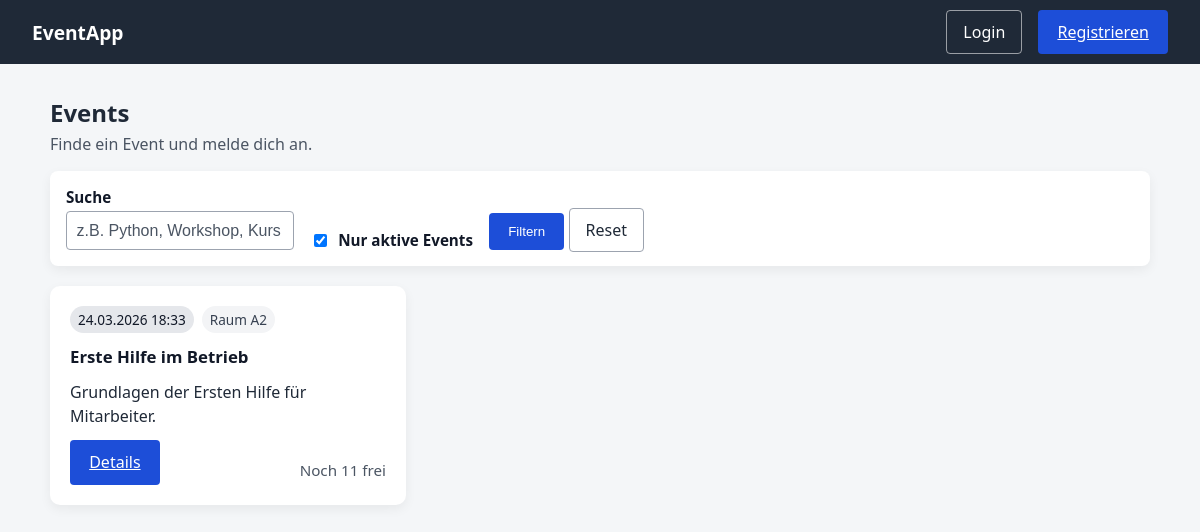
The app's page /, older data.
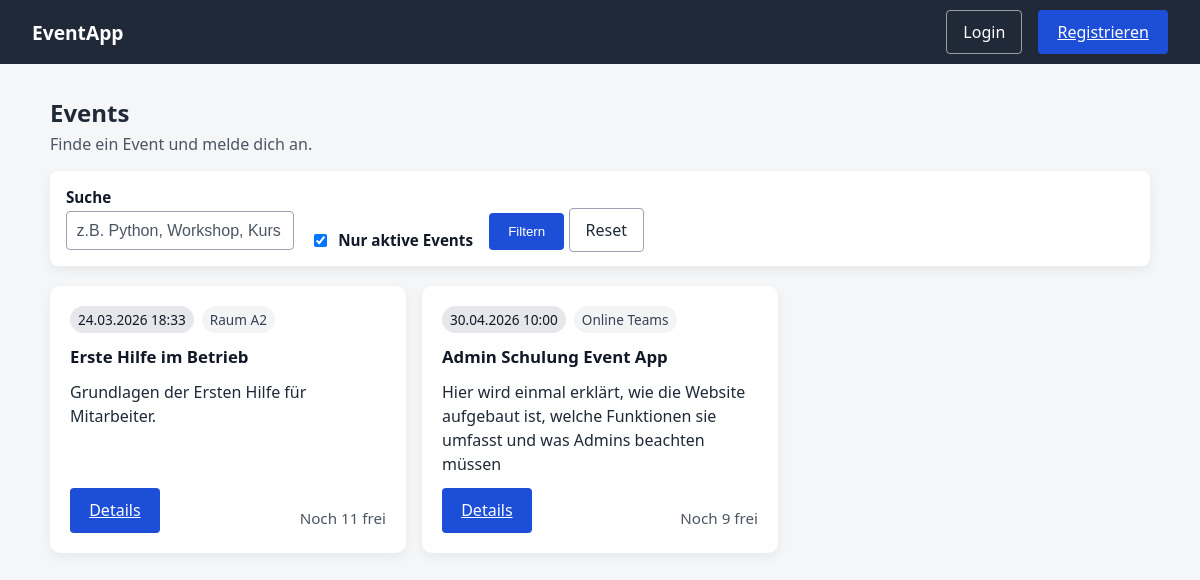
The same page, newer data.
### app/models.py (models this page shows)
class Event(Base):
    __tablename__ = "events"
    id = Column(Integer, primary_key=True)
    title = Column(String, nullable=False)
    description = Column(String)
    starts_at = Column(DateTime)
    ends_at = Column(DateTime)
    location = Column(String)
    max_participants = Column(Integer, default=0)
    is_active = Column(Boolean, default=True)
    created_at = Column(DateTime, default=datetime.utcnow)
    bookings = relationship("Booking", back_populates="event")

### app/routers/web/pages.py (the view)
@router.get("/", response_class=HTMLResponse)
def home(
    request: Request,
    q: Optional[str] = None,
    active: int = 1,
    db: Session = Depends(get_db),
    user = Depends(get_current_user_optional),
):
    events, free_map = event_service.get_events_for_homepage(db=db, q=q, active=active)
    return templates.TemplateResponse(
    "home.html",
    {
        "request": request,
        "events": events,
        "free_map": free_map,
        "q": q or "",
        "active": active,
        "user": user
    }
)

### templates/home.html
{% extends "base.html" %} {% block title %}Events{% endblock %} {% block content
%}
<div class="container-wide">
  <section class="page-header">
    <div>
      <h1>Events</h1>
      <p class="muted">Finde ein Event und melde dich an.</p>
    </div>
  </section>
  <form
    class="filter-bar"
    method="get"
    role="search"
    aria-label="Events filtern"
  >
    <div class="filter-row">
      <div class="filter-item">
        <label for="q">Suche</label>
        <input
          id="q"
          name="q"
          type="text"
          value="{{ q }}"
          placeholder="z.B. Python, Workshop, Kurs"
        />
      </div>
      <div class="filter-item filter-check">
        <label class="check">
          <input type="checkbox" name="active" value="1" {% if active == 1 %}checked{% endif %}>
          Nur aktive Events
        </label>
      </div>
      <div class="filter-item">
        <button class="btn-primary btn-small" type="submit">Filtern</button>
        <a class="btn-link" href="/">Reset</a>
      </div>
    </div>
  </form>
  {% if events %}
  <div class="card-grid" role="list" aria-label="Eventliste">
    {% for e in events %}
    <article class="event-card" role="listitem">
      <div class="event-meta">
        {% if e.starts_at %}
        <div class="pill">{{ e.starts_at.strftime("%d.%m.%Y %H:%M") }}</div>
        {% else %}
        <div class="pill">Termin folgt</div>
        {% endif %} {% if e.location %}
        <div class="pill pill-light">{{ e.location }}</div>
        {% endif %}
      </div>
      <h2 class="event-title">{{ e.title }}</h2>
      {% if e.description %}
      <p class="event-desc">{{ e.description }}</p>
      {% else %}
      <p class="event-desc muted">Keine Beschreibung vorhanden.</p>
      {% endif %}
      <div class="event-actions">
        <a class="btn-primary btn-small" href="/events/{{ e.id }}">Details</a>
        {% set free = free_map.get(e.id) %} {% if free is none %}
        <span class="muted small">Unbegrenzt</span>
        {% else %} {% if free > 0 %}
        <span class="muted small">Noch {{ free }} frei</span>
        {% else %}
        <span class="pill pill-danger">Ausgebucht</span>
        {% endif %} {% endif %}
      </div>
    </article>
    {% endfor %}
  </div>
  {% else %}
  <div class="empty-state">
    <h2>Keine Events gefunden</h2>
    <p class="muted">Passe den Filter an oder setze ihn zurück.</p>
  </div>
  {% endif %}
</div>
{% endblock %}

Row changes from the older to the newer data that the page shows:
added Event: starts_at "30.04.2026 10:00", location "Online Teams", title "Admin Schulung Event App", description "Hier wird einmal erklärt, wie die Website aufgebaut ist, welche Funktionen sie umfasst und was Admins beachten müssen", id "9"
